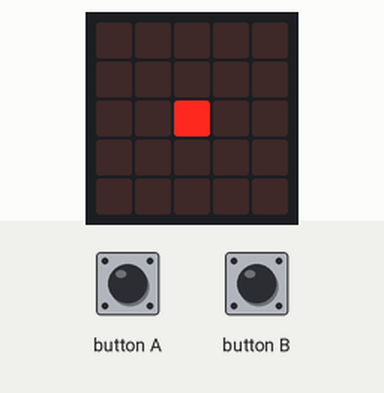
Recording of a program running on a simulated BBC micro:bit running MicroPython. Parts: the board's 5×5 LED display. Inputs (shaded band) come from the test bench.

Above: at 1.2 s.
1.3 s: button B pressed for 0.15 s
At 1.71 s:
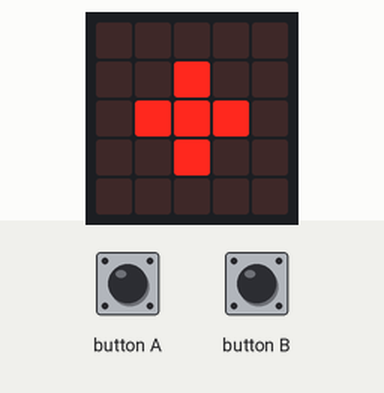
2.0 s: button B pressed for 1 s
At 2.94 s:
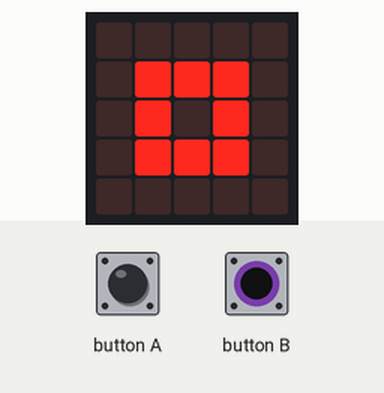
3.6 s: button B pressed for 0.15 s
4.3 s: button B pressed for 3.2 s
At 5.99 s:
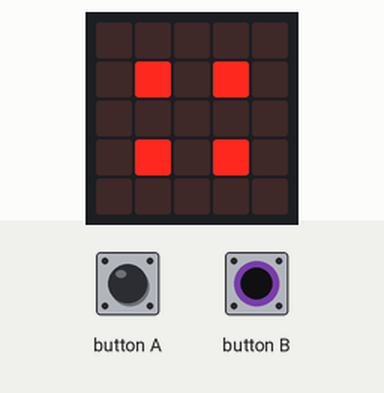
8.1 s: button A pressed for 0.15 s
At 8.45 s:
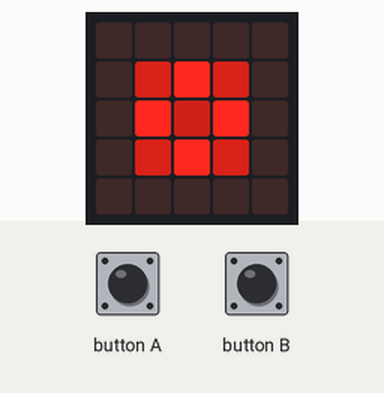
8.8 s: button A pressed for 1 s
At 9.63 s:
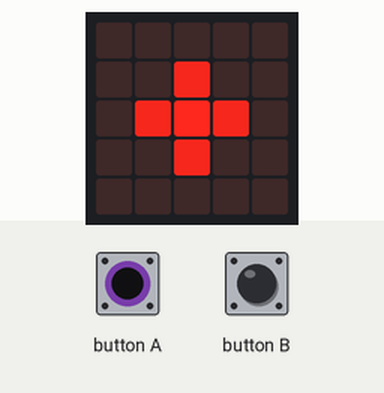

Measured:
- after the input at 1.3 s, the display: changes after 0.26 s (image 1)

The program:

pulsing.py
```python
from microbit import display
from microbit import sleep
from microbit import button_a, button_b


effects = 1


while True:
    display.clear()
    effects -= button_a.get_presses()
    effects += button_b.get_presses()
    if effects > 0:
        for i in range(10):
            display.set_pixel(2, 2, i)
            sleep(10)
    if effects > 1:
        for i in range(4,10):
            display.set_pixel(2, 1, i)
            display.set_pixel(2, 3, i)
            display.set_pixel(1, 2, i)
            display.set_pixel(3, 2, i)
            sleep(20)
    if effects > 2:
        for i in range(2,10):
            display.set_pixel(1, 1, i)
            display.set_pixel(3, 1, i)
            display.set_pixel(1, 3, i)
            display.set_pixel(3, 3, i)
            display.set_pixel(2, 2, 9-i)
            sleep(20)
    if effects > 3:
        for i in range(9,-1, -1):
            display.set_pixel(0, 0, i)
            display.set_pixel(2, 0, i)
            display.set_pixel(0, 2, i)
            display.set_pixel(2, 4, i)
            display.set_pixel(4, 2, i)
            display.set_pixel(4, 0, i)
            display.set_pixel(0, 4, i)
            display.set_pixel(4, 4, i)
            sleep(40)
    if effects > 4:
        for i in range(2, 10):
            display.set_pixel(2, 1, 9-i)
            display.set_pixel(2, 3, 9-i)
            display.set_pixel(1, 2, 9-i)
            display.set_pixel(3, 2, 9-i)
            sleep(40)
```
